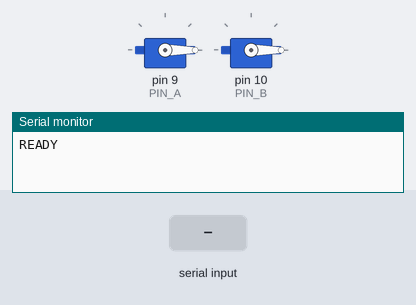
Bench run of a sketch on a simulated Arduino Uno, built with avr-gcc and run on an emulated ATmega328P. Parts: 2 × servo, the last lines printed to the serial monitor. The test bench sets the inputs (shaded band).

Above: at 1.2 s.
1.3 s: "w90\n" received over Serial
At 2.41 s:
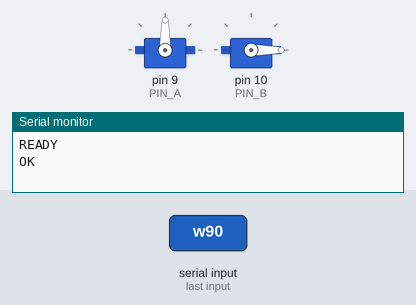
4.3 s: "w 45\n" received over Serial
7.3 s: "x90\n" received over Serial
At 8.1 s:
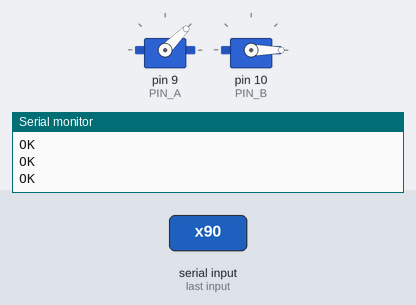
8.8 s: "w\n" received over Serial
At 9.16 s:
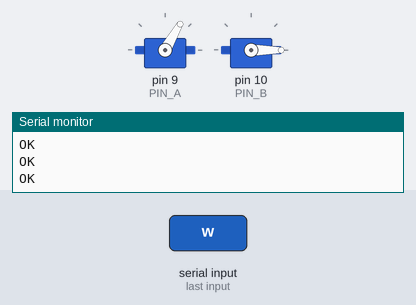
11.8 s: "w 45\n" received over Serial
At 14.7 s:
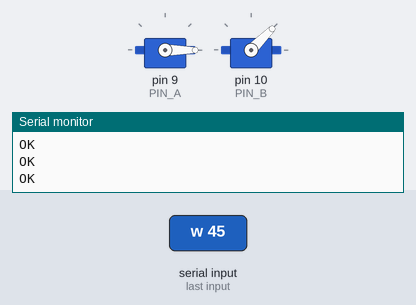
14.8 s: "x 45\n" received over Serial
At 15.8 s:
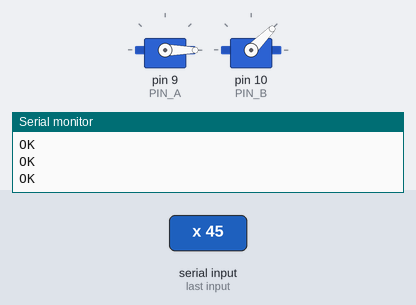
Timing chart, 0 to 17.3 s (numbered marks = the images above; inputs shaded):
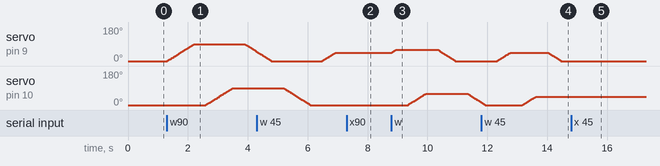

The sketch:

ardgripper_rt.ino
```cpp
// ardgripper_rt — 그리퍼 서보 2개 실시간 제어 (REPORT_51, 작업 지시 14-g 명령 대기열, 14-h 워밍업은 w 명령으로,
// 14-i 한 번에 한 서보 + 도착 뒤 기다림). 기존 검증용 ardgrippercode 는 그대로 둔다.
//
// 직렬 115200, 명령은 줄바꿈으로 끝난다:
//   g <A각도> <B각도>   목표 지정 (0~90 으로 자름). 0 = 열림, 90 = 닫힘 (양쪽 같음). 대기열에 넣는다 (아래)
//   w [A각도 B각도]     워밍업 (열림 → 닫힘 → 열림) 을 대기열에 넣는다 (14-h). 같은 속도, 앞 명령이 끝난 뒤
//                       14-n: 닫힘은 붙인 각도까지 (재생기가 config/gripper.json 값을 붙인다). 없으면 ANGLE_WARM_CLOSE (60)
//   x                   서보 신호 끊기 (detach) + 대기열 비우기. 다음 g 에서 마지막 각도를 먼저 쓰고 다시 붙인다
//   ?                   상태 출력:  A <지금> <목표> <붙음 0/1> B <지금> <목표> <붙음 0/1> Q <대기열> W <워밍업 0/1> D <버린 수>
//                                   M <움직이는 서보 0 없음/1 A/2 B> S <도착 뒤 기다리는 중 0/1>   (M·S 는 14-i 에서 뒤에 붙임)
//                       (앞 일곱 칸은 예전과 같다. 지금 = 서보에 마지막으로 쓴 각도. 실제 위치를 재는 것은 아니다.
//                        목표 = 지금 그 서보에 준 목표 — 한 명령에서 차례가 안 온 서보는 아직 앞 목표다)
// A = 9번 핀 = 왼쪽, B = 10번 핀 = 오른쪽.
//
// 켜지면 (14-h): 두 서보를 열림 (0°) 으로 붙이고 움직이지 않은 채 바로 "READY". 판 위 주차 자세에서 켜지므로 여기서는
// 닫았다 열지 않는다 (그리퍼가 판에 닿아 있어 끌린다). 워밍업은 재생기가 첫 자세 (판 위) 에서 w 로 한다.
// (14-g 에서는 켜질 때 워밍업을 했다. 붙는 순간 0° 로 가는 것은 같다 — 닫힌 채 꺼졌으면 켜질 때 열린다)
//
// 명령 대기열 (14-g): 움직이는 도중 받은 g 는 버리지 않고 차례로 쌓았다가, 두 서보가 모두 목표에 닿으면 다음 것을 한다.
//   같은 목표가 연달아 오면 하나로 합친다 (재생기가 같은 목표를 0.2 초마다 다시 보낸다).
//   길이 QMAX. 넘치면 가장 오래된 것을 버리고 D 를 하나 올린다.
//   인계 때 "받는 손 닫기" 가 다 끝난 뒤 "주는 손 열기" 가 시작된다 (두 서보가 동시에 움직이지 않는다 — 전류도 덜 든다).
// 한 번에 한 서보 (14-i): 두 서보가 동시에 움직이면 USB 5 V 전원이 모자라 R 이 닫히다 멈췄다 (2026-11-08 실기 시험).
//   한 명령에서 둘 다 바뀌면 닫는 쪽 (각도가 커지는 쪽) 먼저, 여는 쪽 나중. 둘 다 같은 쪽이면 FIRST_SERVO 먼저. 워밍업 w 도 한 서보씩.
//   한 서보의 명령값이 목표에 닿으면 SETTLE_MS 기다린 뒤 다음 서보·다음 명령 (명령값 도착은 실제 도착보다 빠르다).
// delay 로 막지 않는다: loop 가 매번 직렬을 읽고, STEP_MS 마다 1도씩 목표 쪽으로 간다.
// 명령이 끊겨도 그 자리를 유지한다 (자동으로 열지 않는다 — 쥔 것을 놓치지 않게).

#include <Servo.h>

const int PIN_A = 9;
const int PIN_B = 10;
const int ANGLE_MIN = 0;
const int ANGLE_MAX = 90;
const int ANGLE_OPEN = 0;
const int ANGLE_CLOSE = 90;                  // g 범위 위끝 (닫힘 각도는 PC 가 g 로 정한다)
const int ANGLE_WARM_CLOSE = 60;             // 14-n: w 에 각도가 없을 때 워밍업 닫힘 (2026-11-10 실측: 캔 Ø5.75 cm 55° 부터 안정 → 60)
const unsigned long STEP_MS = 10;            // 1도 가는 데 걸리는 시간 (클수록 천천히, 전류 피크 ↓) — 예전과 같다
const uint8_t QMAX = 8;                      // 명령 대기열 길이
const unsigned long SETTLE_MS = 400;         // 14-i: 한 서보가 (명령값으로) 목표에 닿은 뒤 다음 서보·다음 명령까지 기다림
const uint8_t FIRST_SERVO = 0;               // 14-i: 둘 다 닫거나 둘 다 열 때 먼저 움직일 서보 (0 = A 왼쪽, 1 = B 오른쪽)

struct Grip {
  Servo s;
  int pin;
  int cur;        // 서보에 마지막으로 쓴 각도. -1 = 아직 한 번도 신호를 낸 적 없음
  int target;
  bool attached;
};

Grip ga = {Servo(), PIN_A, -1, -1, false};
Grip gb = {Servo(), PIN_B, -1, -1, false};
unsigned long lastStep = 0;

int qa[QMAX];
int qb[QMAX];
bool qw[QMAX];                 // 워밍업 (w) 으로 넣은 것
bool activeWarm = false;       // 지금 하는 목표가 워밍업인가
int cmdA = ANGLE_OPEN;         // 14-i: 지금 (또는 마지막) 명령의 두 목표 — 합치기 비교용 (차례가 안 온 서보의 target 은 아직 앞 값)
int cmdB = ANGLE_OPEN;
Grip *stageG[2];               // 14-i: 이 명령에서 차례로 움직일 서보
int stageT[2];
uint8_t nStage = 0;            // 0 = 하는 명령 없음
uint8_t iStage = 0;
bool settling = false;
unsigned long settleT0 = 0;
uint8_t qHead = 0;
uint8_t qLen = 0;
unsigned int qDropped = 0;

char buf[40];
uint8_t blen = 0;

int clampAngle(long a) {
  if (a < ANGLE_MIN) return ANGLE_MIN;
  if (a > ANGLE_MAX) return ANGLE_MAX;
  return (int)a;
}

void attachAt(Grip &g, int angle) {       // 각도를 먼저 쓰고 붙인다 (붙는 순간 다른 각도로 튀지 않게)
  g.cur = angle;
  g.s.write(g.cur);
  g.s.attach(g.pin);
  g.attached = true;
}

void setTarget(Grip &g, int t) {
  g.target = clampAngle(t);
  if (g.cur < 0) {            // 워밍업 뒤에는 오지 않는다. 혹시 붙인 적이 없으면 열림에서 시작해 1도씩
    attachAt(g, ANGLE_OPEN);
  } else if (!g.attached) {   // x 뒤: 마지막 각도를 먼저 쓰고 붙인 뒤 1도씩
    attachAt(g, g.cur);
  }
}

bool atTarget(const Grip &g) {
  return !g.attached || g.cur == g.target;
}

void stepOne(Grip &g) {
  if (!g.attached || g.cur < 0 || g.cur == g.target) return;
  g.cur += (g.target > g.cur) ? 1 : -1;
  g.s.write(g.cur);
}

// ---- 대기열
void qLast(int &a, int &b) {               // 대기열 끝 (없으면 지금 명령)
  if (qLen > 0) {
    uint8_t i = (qHead + qLen - 1) % QMAX;
    a = qa[i];
    b = qb[i];
  } else {
    a = cmdA;
    b = cmdB;
  }
}

bool warming() {               // 워밍업이 대기열에 있거나 하는 중 (상태 W)
  if (activeWarm) return true;
  for (uint8_t k = 0; k < qLen; k++) {
    if (qw[(qHead + k) % QMAX]) return true;
  }
  return false;
}

void qPush(int a, int b, bool w) {
  int la, lb;
  qLast(la, lb);
  // 같은 목표가 연달아 → 하나로 (대기열이 비었으면 지금 목표와 비교). 워밍업 것은 합치지 않는다
  if (!w && la == a && lb == b && (qLen > 0 || (ga.attached && gb.attached))) return;
  if (qLen == QMAX) {                    // 넘침 → 가장 오래된 것을 버린다
    qHead = (qHead + 1) % QMAX;
    qLen--;
    qDropped++;
  }
  uint8_t i = (qHead + qLen) % QMAX;
  qa[i] = a;
  qb[i] = b;
  qw[i] = w;
  qLen++;
}

bool needsMove(const Grip &g, int t) {
  return !g.attached || g.cur != t || g.target != t;
}

void startCommand(int a, int b, bool w) {  // 14-i: 바뀌는 서보만, 닫는 쪽 먼저
  cmdA = a;
  cmdB = b;
  activeWarm = w;
  bool mA = needsMove(ga, a);
  bool mB = needsMove(gb, b);
  nStage = 0;
  iStage = 0;
  settling = false;
  if (mA && mB) {
    bool closeA = a > ga.cur;
    bool closeB = b > gb.cur;
    bool aFirst = (closeA != closeB) ? closeA : (FIRST_SERVO == 0);
    stageG[0] = aFirst ? &ga : &gb;
    stageT[0] = aFirst ? a : b;
    stageG[1] = aFirst ? &gb : &ga;
    stageT[1] = aFirst ? b : a;
    nStage = 2;
  } else if (mA || mB) {
    stageG[0] = mA ? &ga : &gb;
    stageT[0] = mA ? a : b;
    nStage = 1;
  }
  if (nStage > 0) setTarget(*stageG[0], stageT[0]);
}

void qNext(unsigned long now) {          // 14-i: 지금 서보가 닿으면 SETTLE_MS 뒤 다음 서보, 다 하면 다음 명령
  if (nStage > 0) {
    if (settling) {
      if (now - settleT0 < SETTLE_MS) return;
      settling = false;
      iStage++;
      if (iStage < nStage) {
        setTarget(*stageG[iStage], stageT[iStage]);
        return;
      }
      nStage = 0;
    } else {
      if (atTarget(*stageG[iStage])) {
        settling = true;
        settleT0 = now;
      }
      return;
    }
  }
  if (qLen == 0) {
    activeWarm = false;
    return;
  }
  int a = qa[qHead];
  int b = qb[qHead];
  bool w = qw[qHead];
  qHead = (qHead + 1) % QMAX;
  qLen--;
  startCommand(a, b, w);
}

void detachAll() {
  if (ga.attached) { ga.s.detach(); ga.attached = false; }
  if (gb.attached) { gb.s.detach(); gb.attached = false; }
}

void printStatus() {
  Serial.print("A "); Serial.print(ga.cur); Serial.print(' '); Serial.print(ga.target); Serial.print(' ');
  Serial.print(ga.attached ? 1 : 0);
  Serial.print(" B "); Serial.print(gb.cur); Serial.print(' '); Serial.print(gb.target); Serial.print(' ');
  Serial.print(gb.attached ? 1 : 0);
  Serial.print(" Q "); Serial.print(qLen);
  Serial.print(" W "); Serial.print(warming() ? 1 : 0);
  Serial.print(" D "); Serial.print(qDropped);
  Serial.print(" M "); Serial.print((nStage > 0 && !settling) ? (stageG[iStage] == &ga ? 1 : 2) : 0);
  Serial.print(" S "); Serial.println(settling ? 1 : 0);
}

void handleLine(char *line) {
  while (*line == ' ') line++;
  if (line[0] == 'g') {
    char *p = line + 1;
    char *end;
    long a = strtol(p, &end, 10);
    if (end == p) { Serial.println("ERR g <A> <B>"); return; }
    p = end;
    long b = strtol(p, &end, 10);
    if (end == p) { Serial.println("ERR g <A> <B>"); return; }
    qPush(clampAngle(a), clampAngle(b), false);
    Serial.println("OK");
  } else if (line[0] == 'w') {
    char *p = line + 1;                       // 14-n: w [A B]
    char *end;
    long a = strtol(p, &end, 10);
    long b = ANGLE_WARM_CLOSE;
    if (end == p) {
      a = ANGLE_WARM_CLOSE;
    } else {
      p = end;
      b = strtol(p, &end, 10);
      if (end == p) b = a;                    // 하나만 주면 둘 다
    }
    qPush(clampAngle(a), clampAngle(b), true);
    qPush(ANGLE_OPEN, ANGLE_OPEN, true);
    Serial.println("OK");
  } else if (line[0] == 'x') {
    detachAll();
    qLen = 0;
    nStage = 0;               // 14-i: 하던 명령도 그만
    settling = false;
    activeWarm = false;       // 워밍업 중 x → 그만두고 풀어 둔다
    Serial.println("OK");
  } else if (line[0] == '?') {
    printStatus();
  } else if (line[0] != 0) {
    Serial.println("ERR");
  }
}

void readSerial() {
  while (Serial.available() > 0) {
    char c = (char)Serial.read();
    if (c == '\n' || c == '\r') {
      buf[blen] = 0;
      if (blen > 0) handleLine(buf);
      blen = 0;
    } else if (blen < sizeof(buf) - 1) {
      buf[blen++] = c;
    } else {
      blen = 0;               // 너무 긴 줄은 버린다
    }
  }
}

void setup() {
  Serial.begin(115200);
  attachAt(ga, ANGLE_OPEN);
  attachAt(gb, ANGLE_OPEN);
  ga.target = ANGLE_OPEN;
  gb.target = ANGLE_OPEN;
  Serial.println("READY");
}

void loop() {
  readSerial();
  unsigned long now = millis();
  if (now - lastStep >= STEP_MS) {
    lastStep = now;
    stepOne(ga);
    stepOne(gb);
  }
  qNext(now);
}
```

Measured:
- after the input at 1.3 s, servo on pin 9 (PIN_A): rises from 0° to 90° in 0.89 s, then falls to 50° in 2.1 s; servo on pin 10 (PIN_B): moves from 0° to 90° over 0.90 s, starting after 1.3 s
- after the input at 7.3 s, servo on pin 9 (PIN_A): stays 45° (without the input it goes to 44° after 0.87 s); servo on pin 10 (PIN_B): stays 0° (without the input it goes to 1° after 0.03 s)
- after the input at 8.8 s, servo on pin 9 (PIN_A): rises from 45° to 60° in 0.13 s, then falls to 0° in 2.0 s; servo on pin 10 (PIN_B): rises from 0° to 60° in 0.58 s, then falls to 14° in 1.8 s
- after the input at 11.8 s, servo on pin 9 (PIN_A): rises from 0° to 45° in 0.44 s, then falls to 0° in 1.7 s
- after the input at 14.8 s, servo on pin 10 (PIN_B): stays 45° (without the input it goes to 44° after 0.06 s)
